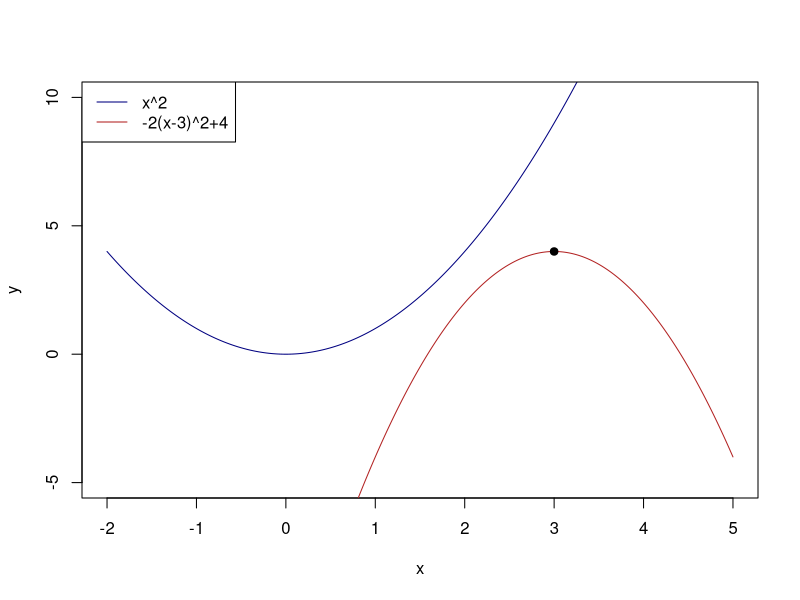

R code for this plot:
x <- seq(-2, 5, length.out = 500)
plot(x, x^2, type = "l", col = "navy",
     ylim = c(-5, 10), xlab = "x", ylab = "y")
lines(x, -2*(x - 3)^2 + 4, col = "firebrick")
points(3, 4, pch = 19)
legend("topleft", c("x^2", "-2(x-3)^2+4"),
       col = c("navy", "firebrick"), lty = 1)
